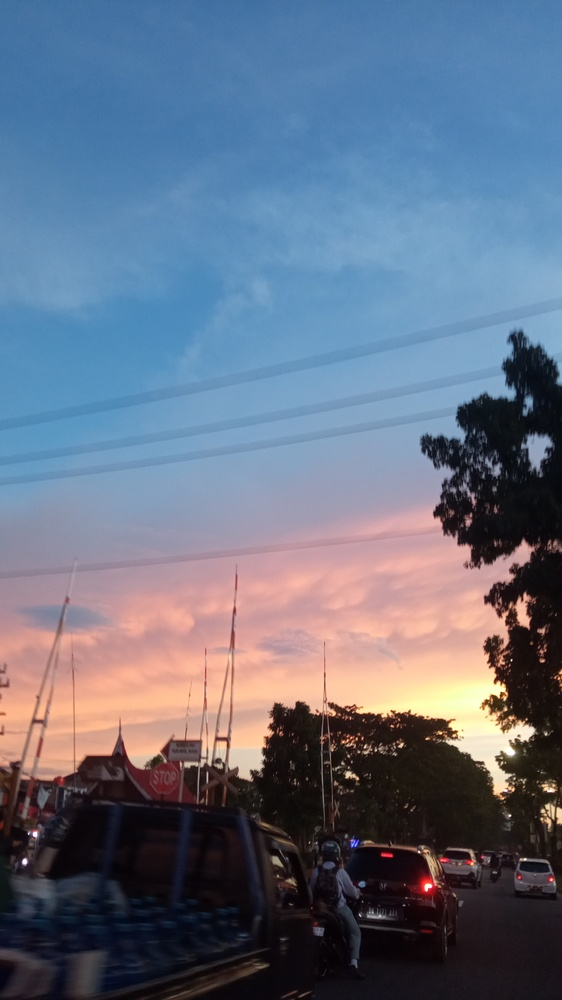
#> input picture minggu 5/IMG1111.jpg, 562 x 1000 px, shrunk from 2304 x 4096 before the run
$ python tugas_pert5.py
#> lines starting #> are read from the running program, lines starting #| are printed output that depends on the picture
#Nama: Fajira Zahara
#NIM: 24343033
#Class Code: 202523430039

import cv2
import numpy as np
import matplotlib.pyplot as plt
import time
from skimage.metrics import structural_similarity as ssim

# ==============================
# LOAD CITRA
# ==============================
image = cv2.imread('IMG1111.jpg')
#> image is the input picture: shape (1000, 562, 3); mean B, G, R 130.9, 111.7, 101.2
image = cv2.cvtColor(image, cv2.COLOR_BGR2GRAY)
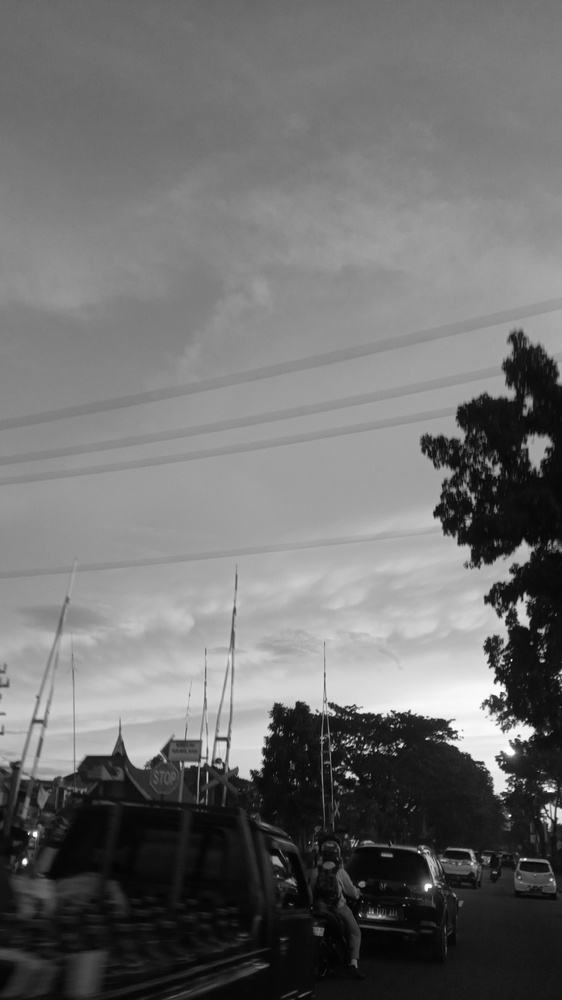
#> image: shape (1000, 562); min 1, max 255, mean 110.7

# ==============================
# TAMBAH NOISE
# ==============================
def add_gaussian_noise(img):
    mean = 0
    std = 25
    noise = np.random.normal(mean, std, img.shape)
    noisy = img + noise
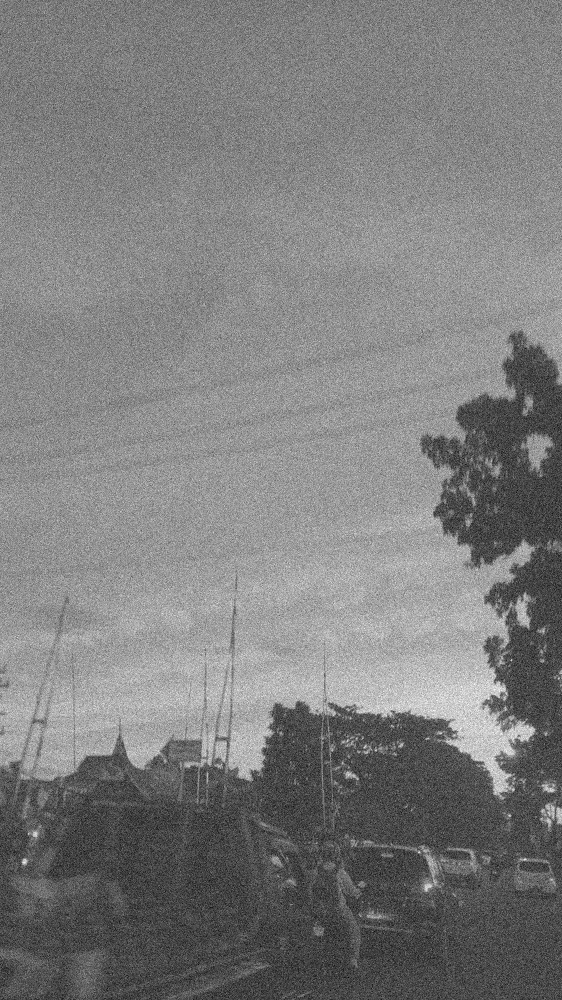
#> noisy: shape (1000, 562) float64; min -104.3, max 331.8, mean 110.8; drawn with min black and max white
    return np.clip(noisy, 0, 255).astype(np.uint8)

def add_salt_pepper_noise(img):
    noisy = img.copy()
    prob = 0.05
    rnd = np.random.rand(*img.shape)

    noisy[rnd < prob/2] = 0
    noisy[rnd > 1 - prob/2] = 255
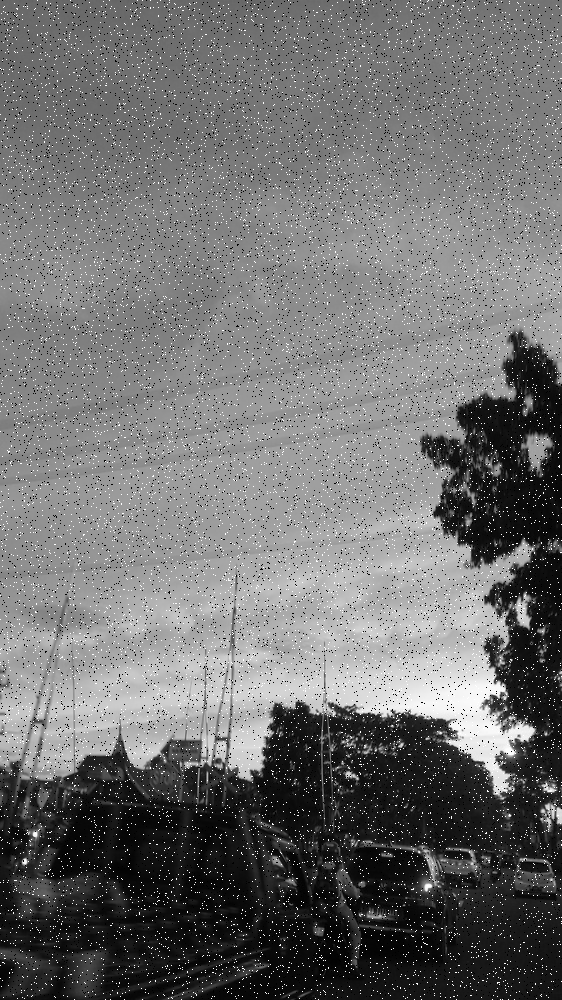
#> noisy: shape (1000, 562); min 0, max 255, mean 111.6

    return noisy

def add_speckle_noise(img):
    noise = np.random.randn(*img.shape)
    noisy = img + img * noise
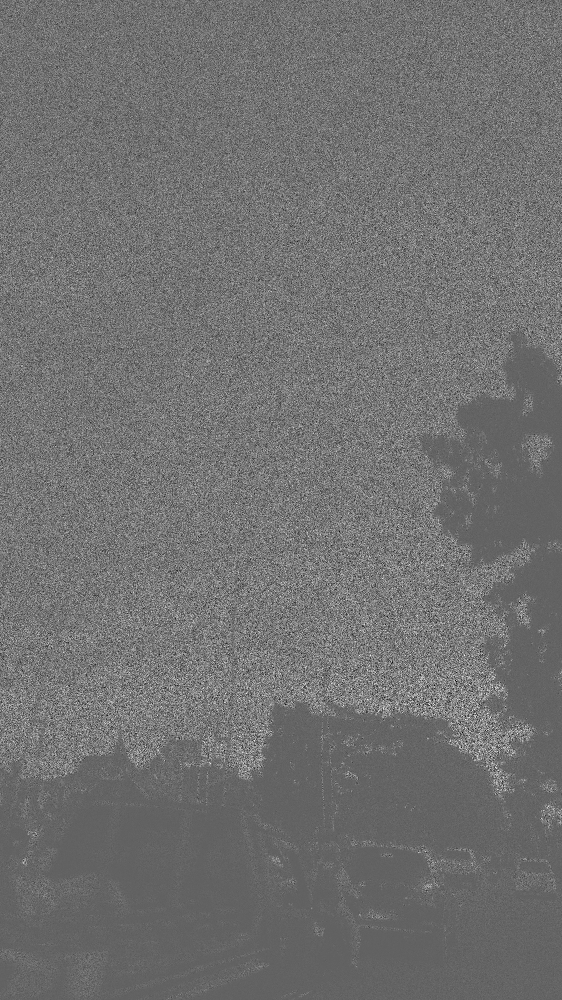
#> noisy: shape (1000, 562) float64; min -671.5, max 1087.7, mean 110.8; drawn with min black and max white
    return np.clip(noisy, 0, 255).astype(np.uint8)
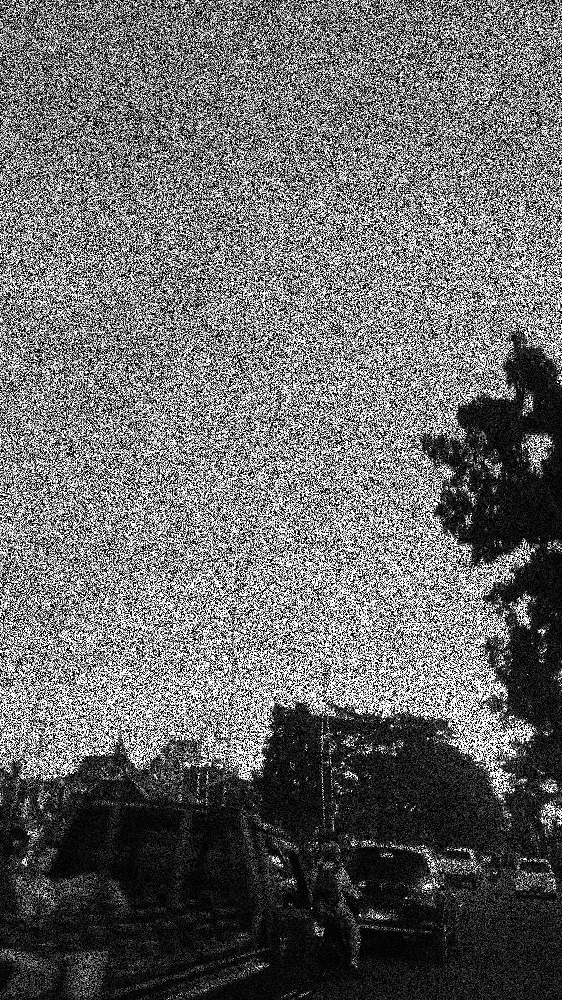
#> returned value: shape (1000, 562); min 0, max 255, mean 104.1

gaussian_noise = add_gaussian_noise(image)
sp_noise = add_salt_pepper_noise(image)
speckle_noise = add_speckle_noise(image)

# ==============================
# FILTERING
# ==============================

# Mean Filter
def mean_filter(img, k):
    return cv2.blur(img, (k, k))

# Gaussian Filter
def gaussian_filter(img, sigma):
    return cv2.GaussianBlur(img, (0, 0), sigma)

# Median Filter
def median_filter(img, k):
    return cv2.medianBlur(img, k)

# Min Filter (erosi)
def min_filter(img, k):
    kernel = np.ones((k, k), np.uint8)
    return cv2.erode(img, kernel)

# ==============================
# METRIK EVALUASI
# ==============================
def calculate_metrics(original, filtered):
    mse = np.mean((original - filtered) ** 2)

    if mse == 0:
        psnr = 100
    else:
        psnr = 20 * np.log10(255.0 / np.sqrt(mse))

    ssim_value = ssim(original, filtered)

    return mse, psnr, ssim_value

# ==============================
# EVALUASI
# ==============================
def evaluate(noisy_img, label):
#> called with label = 'Gaussian Noise'
    results = []

    filters = [
        ("Mean 3x3", lambda img: mean_filter(img, 3)),
        ("Mean 5x5", lambda img: mean_filter(img, 5)),
        ("Gaussian sigma=1", lambda img: gaussian_filter(img, 1)),
        ("Gaussian sigma=2", lambda img: gaussian_filter(img, 2)),
        ("Median 3x3", lambda img: median_filter(img, 3)),
        ("Median 5x5", lambda img: median_filter(img, 5)),
        ("Min 3x3", lambda img: min_filter(img, 3)),
    ]

    print(f"\n=== Evaluasi untuk {label} ===")

    for name, func in filters:
        start = time.time()
        filtered = func(noisy_img)
        end = time.time()

        mse, psnr, ssim_val = calculate_metrics(image, filtered)

        results.append((name, mse, psnr, ssim_val, end - start))

        print(f"{name}:")
        print(f"  MSE  : {mse:.2f}")
        print(f"  PSNR : {psnr:.2f}")
        print(f"  SSIM : {ssim_val:.4f}")
        print(f"  Time : {end - start:.5f} s")
#> this loop made 7 passes
#> (mse, psnr, ssim_value in calculate_metrics, ssim_val) on passes 1 to 7: (53.01, 30.89, 0.587, 0.587), (34.54, 32.75, 0.765, 0.765), (45.77, 31.52, 0.664, 0.664), (27.33, 33.76, 0.844, 0.844), (62.94, 30.14, 0.488, 0.488), (41.21, 31.98, 0.692, 0.692), (116.2, 27.48, 0.241, 0.241)
#> (printed output is left out)
#> after the loop, results = 7 items

    return results

# ==============================
# VISUALISASI
# ==============================
def show_results(original, noisy, filtered, title):
    plt.figure(figsize=(10,4))
    plt.suptitle(title)

    plt.subplot(1,3,1)
    plt.imshow(original, cmap='gray')
    plt.title("Original")

    plt.subplot(1,3,2)
    plt.imshow(noisy, cmap='gray')
    plt.title("Noisy")

    plt.subplot(1,3,3)
    plt.imshow(filtered, cmap='gray')
    plt.title("Filtered")

    plt.show()

# ==============================
# JALANKAN EVALUASI
# ==============================
gauss_results = evaluate(gaussian_noise, "Gaussian Noise")
#> gauss_results = 7 items
sp_results = evaluate(sp_noise, "Salt & Pepper Noise")
#> the loop in evaluate (call 2), `for name, func in filters:` made 7 passes
#> (mse, psnr, ssim_value in calculate_metrics, ssim_val) on passes 1 to 7: (42.1, 31.89, 0.521, 0.521), (41.1, 31.99, 0.701, 0.701), (38.83, 32.24, 0.595, 0.595), (34.96, 32.69, 0.807, 0.807), (4.47, 41.63, 0.977, 0.977), (7.37, 39.46, 0.946, 0.946), (32.34, 33.03, 0.268, 0.268)
#> (printed output is left out)
#> sp_results = 7 items
speckle_results = evaluate(speckle_noise, "Speckle Noise")
#> the loop in evaluate (call 3), `for name, func in filters:` made 7 passes
#> (mse, psnr, ssim_value in calculate_metrics, ssim_val) on passes 1 to 7: (83.37, 28.92, 0.282, 0.282), (75.31, 29.36, 0.396, 0.396), (80.51, 29.07, 0.32, 0.32), (70.76, 29.63, 0.545, 0.545), (90.33, 28.57, 0.209, 0.209), (82.7, 28.96, 0.279, 0.279), (101.8, 28.05, 0.0324, 0.0324)
#> (printed output is left out)
#> pass 1, in evaluate (call 3), `filtered = func(noisy_img)`:
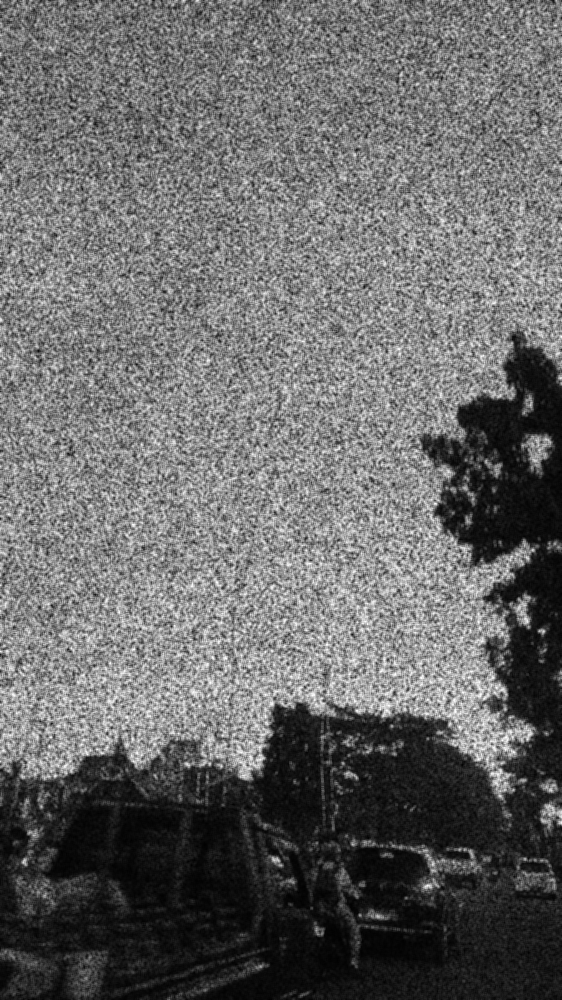
#> filtered: shape (1000, 562); min 0, max 255, mean 104.1
#> pass 2, in evaluate (call 3), `filtered = func(noisy_img)`:
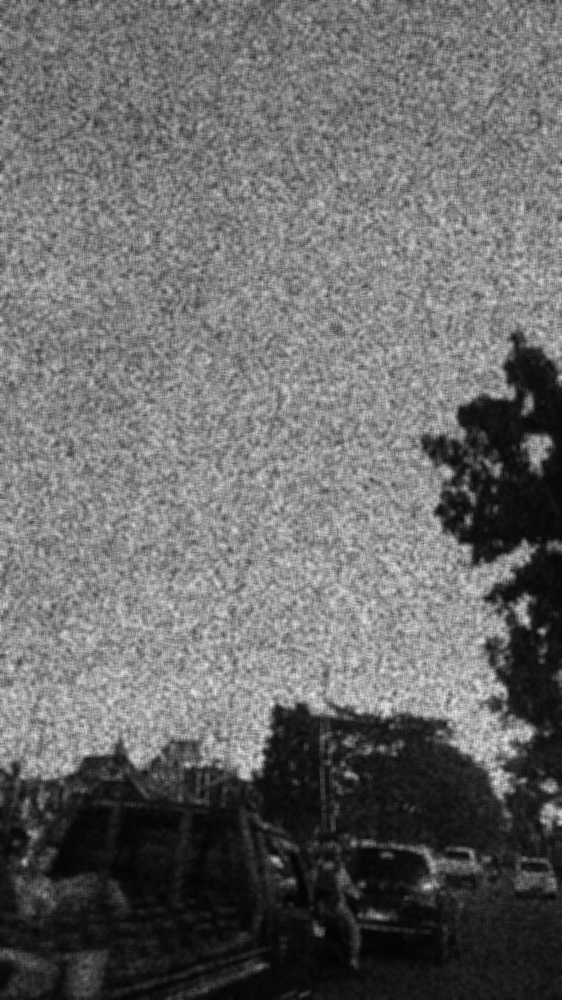
#> filtered: shape (1000, 562); min 2, max 236, mean 104.1
#> speckle_results = 7 items

# Contoh visual (ambil filter terbaik manual)
best_gauss = gaussian_filter(gaussian_noise, 1)
best_sp = median_filter(sp_noise, 3)
best_speckle = gaussian_filter(speckle_noise, 1)

show_results(image, gaussian_noise, best_gauss, "Gaussian Noise Restoration")
show_results(image, sp_noise, best_sp, "Salt & Pepper Restoration")
show_results(image, speckle_noise, best_speckle, "Speckle Restoration")
